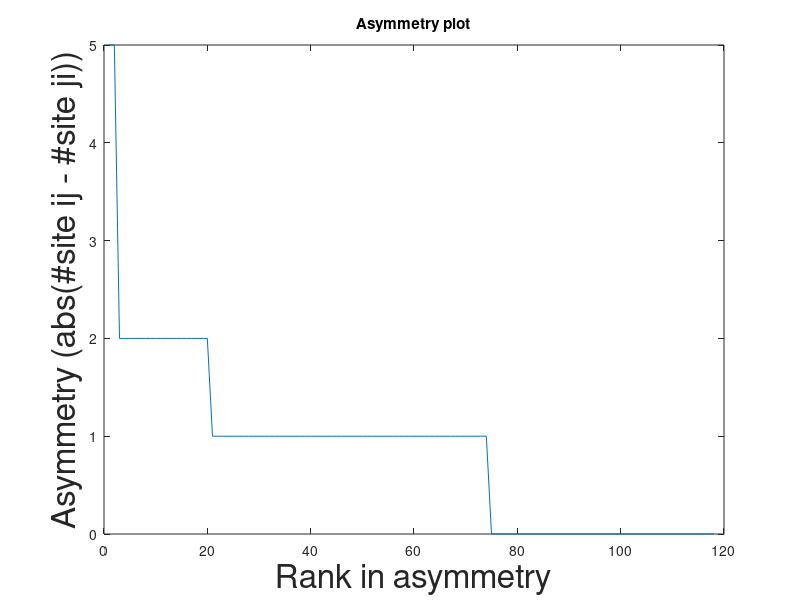

Reproduce this figure in MATLAB.
A = dlmread('Asymmetry.txt');
B = unique(A,'rows');
[tf1, idx] = ismember(A,B,'rows');            
y = accumarray(idx(:),1);
count = 0;
for i = 1:length(B);
    if B(i,1) ~= B(i,2);
    i;
       wij = find(B(:,1) == B(i,1) & B(:,2) == B(i,2));
       wji = find(B(:,1) == B(i,2) & B(:,2) == B(i,1));
       B(wij,:);
       B(wji,:);
       %pause
       %y(wij,:)
       %y(wji,:)
       if ~isempty(B(wji,:)); 
       count = count + 1;
       ASY(count,1) = abs(y(wij,:) - y(wji,:));
       end
       %pause
    end
end
Q = sort(ASY,'descend');
V = 1:length(Q);
plot(V,Q,"markersize",36)
xlabel ("Rank in asymmetry","fontsize",24);
ylabel ("Asymmetry (abs(#site ij - #site ji))","fontsize",24);
title ("Asymmetry plot");
